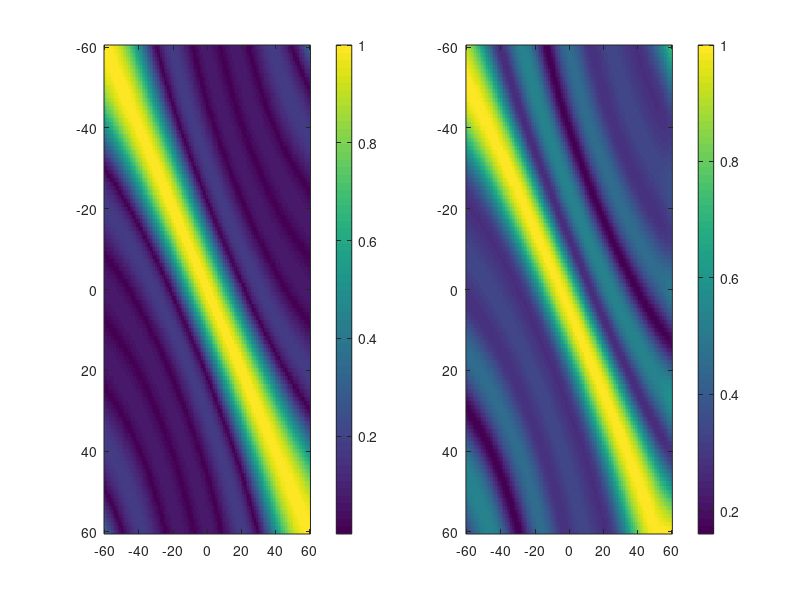

MATLAB code to generate this figure: (Note: this script raises an error after producing the figure.)
linestyles = ["-", "-.", "--", ":",'-',"-.","--", ":"]; 
fig_size = [1 1 12 6];
fontsize = 22;
export_fname = []; %["./figures/1.png"];

% slide 44
% Show that we can deal with non-uniform angle distribution. This is from simulation. 
% First, we assume that ACO can be utilized to obtain the per-antenna CSI, which in turn can 
% be used to infer the path angle by correlating it against beamforming vectors for different directions. 
% As a result, we have the correlation map, wo/ phase offsets (left) and w/ phase offsets (right). 
load("d6_2.mat");
fig=figure;
subplot(121); tmp = abs(data.steer'*data.steer).'; imagesc([data.ang(1) data.ang(end)],[data.ang(1) data.ang(end)],tmp./max(tmp)); colorbar;
subplot(122); tmp = abs(data.new_steer'*data.steer).'; imagesc([data.ang(1) data.ang(end)],[data.ang(1) data.ang(end)],tmp./max(tmp)); colorbar;
han=axes(fig,'visible','off'); 
han.Title.Visible='on';
han.XLabel.Visible='on';
han.YLabel.Visible='on';
ylabel(han,"ground truth angle");
xlabel(han,"Estimated angle");
% With a non-uniform distribution, increasing the number of measurements
% does not increase accuracy. We have a heuristic to select samples such
% that it approximates uniform distribution. 
load("d6.mat");
figure; 
subplot(121); 
histogram(data.ang); xlabel("Path angle (degree)"); ylabel("Count"); title("Unknown Distribution"); 
xlim([-60 60]); xticks(-60:30:60);
subplot(122);
plot([1:size(data.cal_vec1, 2)]*100, rms(angle(data.cal_vec1./data.gnd_truth), 1)); hold on;
plot([1:size(data.cal_vec2, 2)]*100, rms(angle(data.cal_vec2./data.gnd_truth), 1)); hold on;
xlim([0 size(data.cal_vec2, 2)*100]); legend(["wo/ selection strategy", "w/ selection strategy"]);
xlabel("Number of measurements"); ylabel("RMS phase error (rad)");